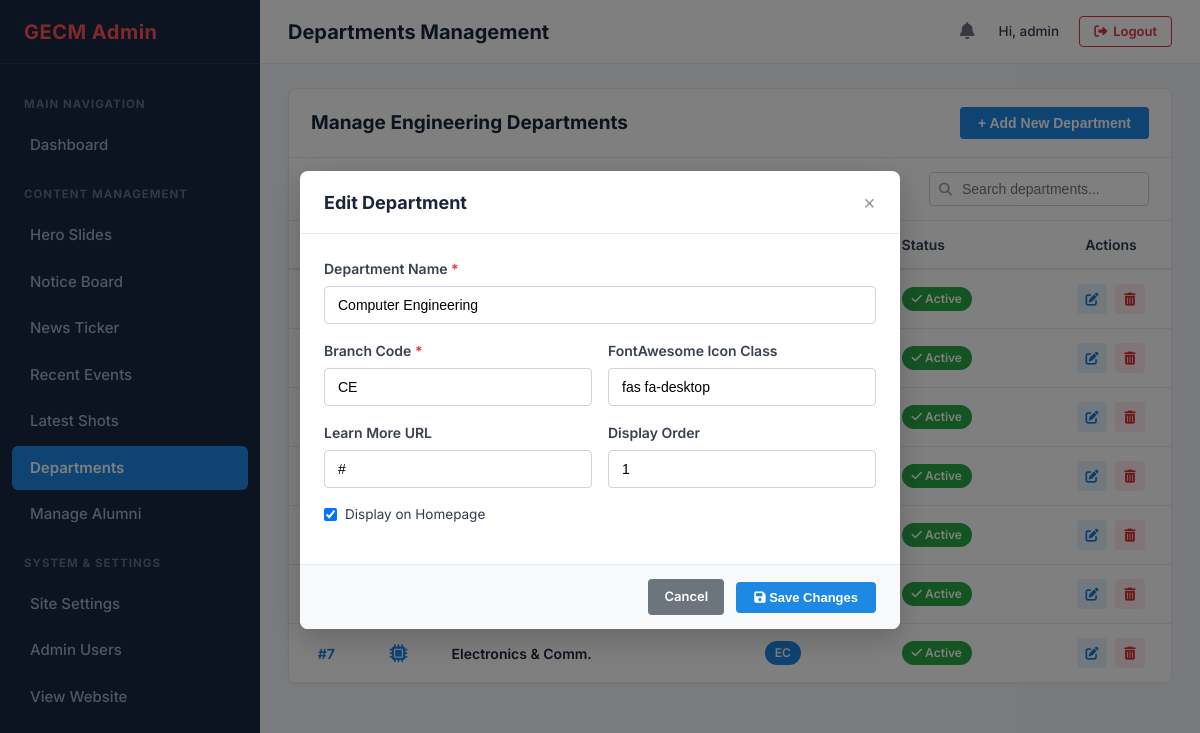
Before: /admin/departments.php?edit=1 (signed in) with the older database file.
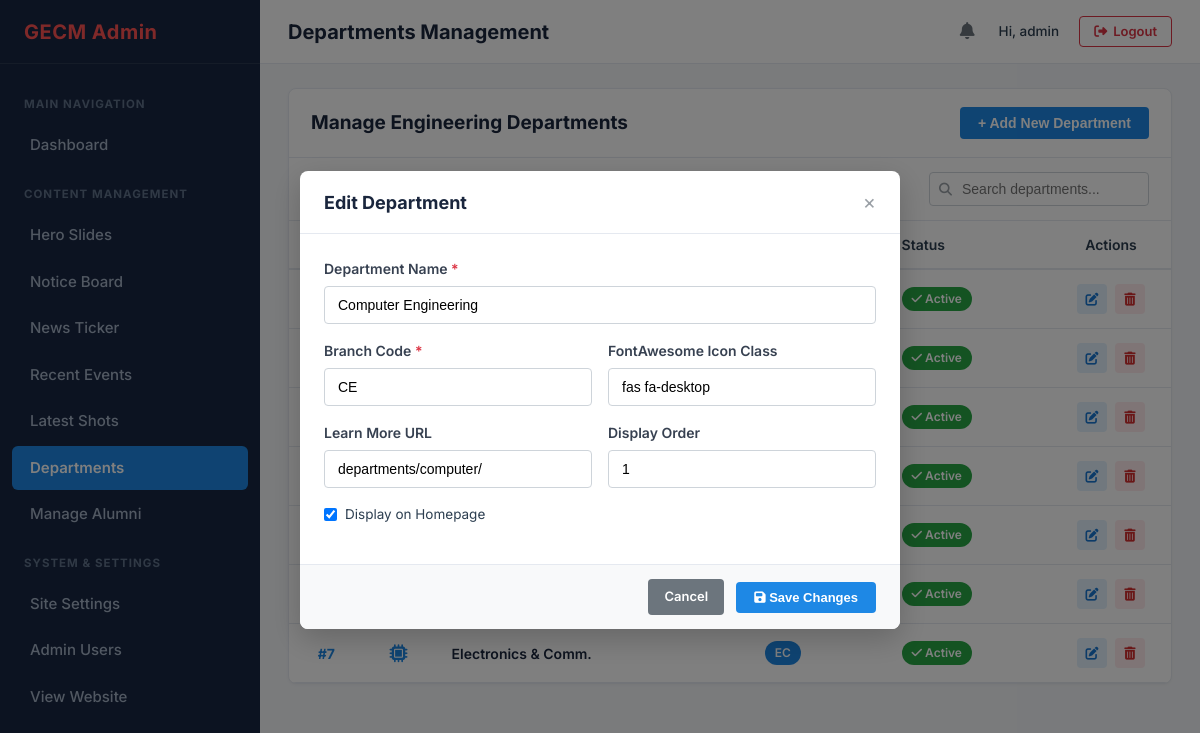
After: the same page with the newer database file.
### tables this page shows
CREATE TABLE IF NOT EXISTS `departments` (
    `id` INT AUTO_INCREMENT PRIMARY KEY,
    `name` VARCHAR(150) NOT NULL,
    `code` VARCHAR(20) NOT NULL UNIQUE,
    `icon_class` VARCHAR(100) NOT NULL DEFAULT 'fas fa-graduation-cap',
    `learn_more_url` VARCHAR(255) DEFAULT '#',
    `display_order` INT NOT NULL DEFAULT 0,
    `is_active` TINYINT(1) NOT NULL DEFAULT 1,
    `created_at` TIMESTAMP DEFAULT CURRENT_TIMESTAMP,
    INDEX `idx_dept_active` (`is_active`, `display_order`)
);

### admin/departments.php (the view, shortened to what the changed rows need)
<?php
$pdo = getDBConnection();
$editItem = null;
if (isset($_GET['edit'])) {
    $id = (int)$_GET['edit'];
    if ($id > 0) {
        $stmt = $pdo->prepare("SELECT * FROM departments WHERE id = ?");
        $stmt->execute([$id]);
        $editItem = $stmt->fetch();
    }
}
$departments = [];
if ($pdo) {
    $stmt = $pdo->query("SELECT * FROM departments ORDER BY display_order ASC, id ASC");
    $departments = $stmt->fetchAll();
}
require_once __DIR__ . '/includes/header.php';
?>
<div class="admin-card">
    <div class="card-top">
        <div class="card-title-group">
            <h2 class="card-title">Manage Engineering Departments</h2>
        </div>
    </div>
    <div class="table-responsive">
        <table class="admin-table" id="deptsTable">
            <thead>
                <tr>
                    <th style="width: 60px;">Order</th>
                    <th style="width: 70px;">Icon</th>
                    <th>Department Name</th>
                    <th>Code</th>
                    <th>Status</th>
                    <th style="width: 120px; text-align: center;">Actions</th>
                </tr>
            </thead>
            <tbody>
                <?php foreach ($departments as $row): ?>
                <tr data-status="<?= $row['is_active'] ? 'active' : 'inactive' ?>">
                    <td style="font-weight: 700; color: #1e88e5; text-align: center;">#<?= $row['display_order'] ?></td>
                    <td style="text-align: center; font-size: 18px; color: #1e88e5;">
                    </td>
                    <td style="font-weight: 600; color: #1a263d;">
                    </td>
                    <td>
                        <span class="badge badge-primary"><?= htmlspecialchars($row['code']) ?></span>
                    </td>
                    <td>
                        <a href="departments.php?toggle=<?= $row['id'] ?>" title="Click to toggle status">
                            <?php if ($row['is_active']): ?>
                                <span class="badge badge-success"><i class="fas fa-check"></i> Active</span>
                            <?php else: ?>
                                <span class="badge badge-secondary"><i class="fas fa-eye-slash"></i> Inactive</span>
                            <?php endif; ?>
                        </a>
                    </td>
                    <td style="text-align: center;">
                        <div class="table-actions" style="justify-content: center;">
                            <a href="departments.php?edit=<?= $row['id'] ?>" class="btn-table-action btn-edit" title="Edit">
                                <i class="fas fa-edit"></i>
                            </a>
                            <a href="departments.php?delete=<?= $row['id'] ?>" class="btn-table-action btn-delete" title="Delete" onclick="return confirm('Delete this department?');">
                                <i class="fas fa-trash-alt"></i>
                            </a>
                        </div>
                    </td>
                </tr>
                <?php endforeach; ?>
            </tbody>
        </table>
    </div>
</div>
<?php if ($editItem): ?>
<div class="modal-overlay active" id="editDeptModal">
    <div class="modal-dialog">
        <div class="modal-header">
            <h3 class="modal-title">Edit Department</h3>
            <a href="departments.php" class="modal-close">&times;</a>
        </div>
        <form method="POST" action="departments.php">
            <div class="modal-body">
                <div class="form-group">
                    <label class="form-label" for="edit_name">Department Name <span class="required">*</span></label>
                    <input type="text" name="name" id="edit_name" class="form-control" value="<?= htmlspecialchars($editItem['name']) ?>" required>
                </div>
                <div class="form-row">
                    <div class="form-group">
                        <label class="form-label" for="edit_code">Branch Code <span class="required">*</span></label>
                        <input type="text" name="code" id="edit_code" class="form-control" value="<?= htmlspecialchars($editItem['code']) ?>" required>
                    </div>
                    <div class="form-group">
                        <label class="form-label" for="edit_icon_class">FontAwesome Icon Class</label>
                        <input type="text" name="icon_class" id="edit_icon_class" class="form-control" value="<?= htmlspecialchars($editItem['icon_class']) ?>" required>
                    </div>
                </div>
                <div class="form-row">
                    <div class="form-group">
                        <label class="form-label" for="edit_learn_more_url">Learn More URL</label>
                        <input type="text" name="learn_more_url" id="edit_learn_more_url" class="form-control" value="<?= htmlspecialchars($editItem['learn_more_url']) ?>">
                    </div>
                    <div class="form-group">
                        <label class="form-label" for="edit_display_order">Display Order</label>
                        <input type="number" name="display_order" id="edit_display_order" class="form-control" value="<?= $editItem['display_order'] ?>" min="1">
                    </div>
                </div>
                <div class="form-group">
                    <label class="form-check">
                        <input type="checkbox" name="is_active" value="1" <?= $editItem['is_active'] ? 'checked' : '' ?>>
                        <span>Display on Homepage</span>
                    </label>
                </div>
            </div>
            <div class="modal-footer">
                <a href="departments.php" class="btn-secondary">Cancel</a>
                <button type="submit" class="btn-primary"><i class="fas fa-save"></i> Save Changes</button>
            </div>
        </form>
    </div>
</div>
<?php endif; ?>
<?php require_once __DIR__ . '/includes/footer.php'; ?>

Changed rows visible on the page:
changed departments "Computer Engineering": learn_more_url "#" → "departments/computer/"
